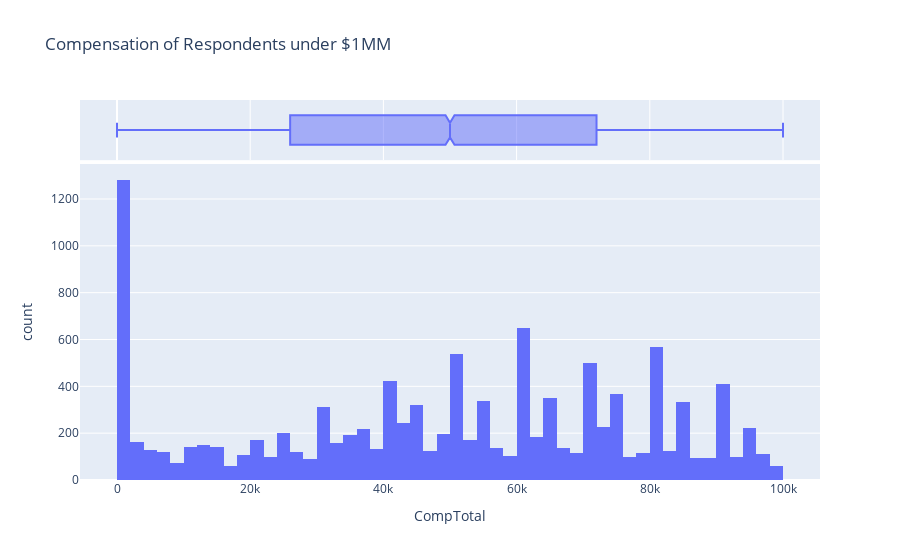

Notebook cell for this chart:
### Code cell
px.histogram(survey_df[(survey_df['CompTotal'] < 100000)], x="CompTotal", marginal="box", title='Compensation of Respondents under $1MM')

### Figure 1 — Plotly figure (JSON) as saved in the notebook; plotly's stock layout.template omitted (floating-point values rounded to 4 significant figures; data arrays with more than 128 entries replaced by an {"elided": "..."} marker saying what was removed)
{"data": [{"alignmentgroup": "True", "bingroup": "x", "hovertemplate": "CompTotal=%{x}<br>count=%{y}<extra></extra>", "legendgroup": "", "marker": {"color": "#636efa", "pattern": {"shape": ""}}, "name": "", "offsetgroup": "", "orientation": "v", "showlegend": false, "type": "histogram", "x": {"elided": "11491 int values"}, "xaxis": "x", "yaxis": "y"}, {"alignmentgroup": "True", "hovertemplate": "CompTotal=%{x}<extra></extra>", "legendgroup": "", "marker": {"color": "#636efa"}, "name": "", "notched": true, "offsetgroup": "", "showlegend": false, "type": "box", "x": {"elided": "11491 int values"}, "xaxis": "x2", "yaxis": "y2"}], "layout": {"barmode": "relative", "legend": {"tracegroupgap": 0}, "title": {"text": "Compensation of Respondents under $1MM"}, "xaxis": {"anchor": "y", "domain": [0, 1], "title": {"text": "CompTotal"}}, "xaxis2": {"anchor": "y2", "domain": [0, 1], "matches": "x", "showgrid": true, "showticklabels": false}, "yaxis": {"anchor": "x", "domain": [0, 0.8316], "title": {"text": "count"}}, "yaxis2": {"anchor": "x2", "domain": [0.8416, 1], "matches": "y2", "showgrid": false, "showline": false, "showticklabels": false, "ticks": ""}}}
